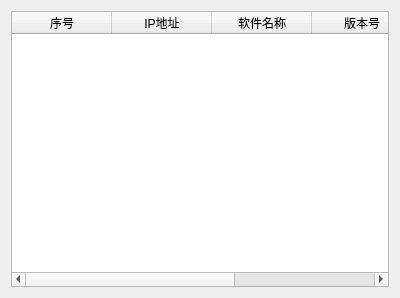
<?xml version="1.0" encoding="UTF-8"?>
<ui version="4.0">
 <class>VersionManageWidget</class>
 <widget class="QWidget" name="VersionManageWidget">
  <property name="geometry">
   <rect>
    <x>0</x>
    <y>0</y>
    <width>400</width>
    <height>298</height>
   </rect>
  </property>
  <property name="windowTitle">
   <string>VersionManageWidget</string>
  </property>
  <layout class="QVBoxLayout" name="verticalLayout">
   <item>
    <widget class="QTableWidget" name="tableWidget">
     <column>
      <property name="text">
       <string>序号</string>
      </property>
     </column>
     <column>
      <property name="text">
       <string>IP地址</string>
      </property>
     </column>
     <column>
      <property name="text">
       <string>软件名称</string>
      </property>
     </column>
     <column>
      <property name="text">
       <string>版本号</string>
      </property>
     </column>
     <column>
      <property name="text">
       <string>最后一次使用日期</string>
      </property>
     </column>
    </widget>
   </item>
  </layout>
 </widget>
 <layoutdefault spacing="6" margin="11"/>
 <resources/>
 <connections/>
</ui>
